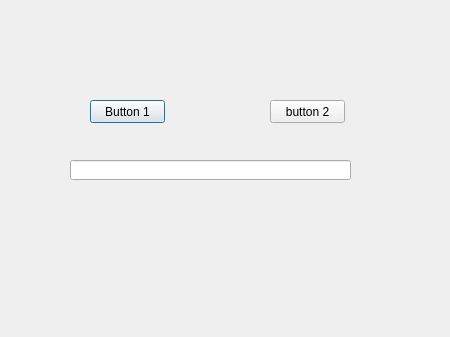
<?xml version="1.0" encoding="UTF-8"?>
<ui version="4.0">
 <class>Dialog</class>
 <widget class="QDialog" name="Dialog">
  <property name="geometry">
   <rect>
    <x>0</x>
    <y>0</y>
    <width>450</width>
    <height>337</height>
   </rect>
  </property>
  <property name="windowTitle">
   <string>Dialog</string>
  </property>
  <widget class="QPushButton" name="btn_1">
   <property name="geometry">
    <rect>
     <x>90</x>
     <y>100</y>
     <width>75</width>
     <height>23</height>
    </rect>
   </property>
   <property name="text">
    <string>Button 1</string>
   </property>
  </widget>
  <widget class="QPushButton" name="btn_2">
   <property name="geometry">
    <rect>
     <x>270</x>
     <y>100</y>
     <width>75</width>
     <height>23</height>
    </rect>
   </property>
   <property name="text">
    <string>button 2</string>
   </property>
  </widget>
  <widget class="QLineEdit" name="lineedit_Test">
   <property name="geometry">
    <rect>
     <x>70</x>
     <y>160</y>
     <width>281</width>
     <height>20</height>
    </rect>
   </property>
  </widget>
 </widget>
 <resources/>
 <connections/>
</ui>
